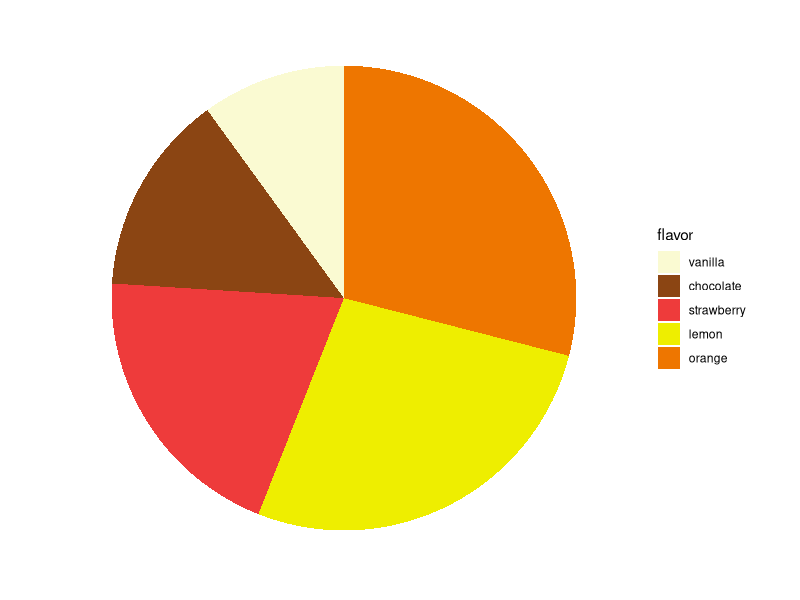
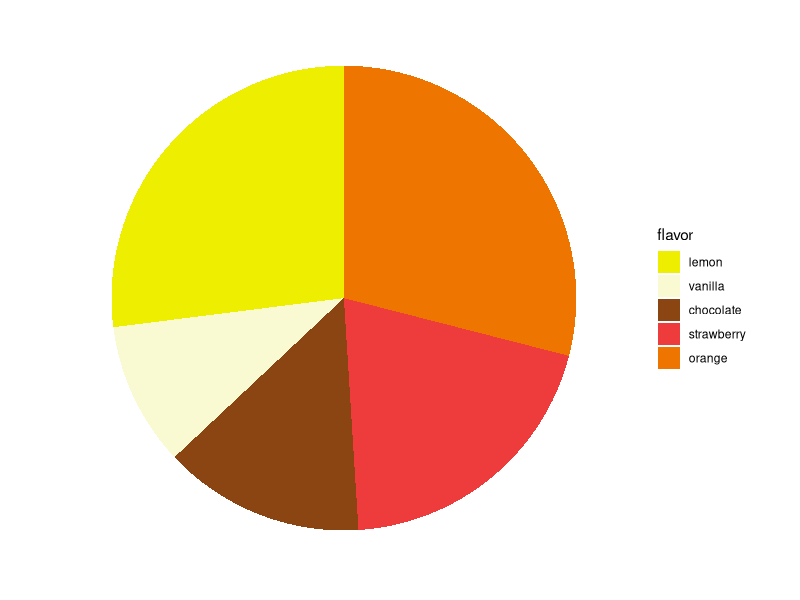
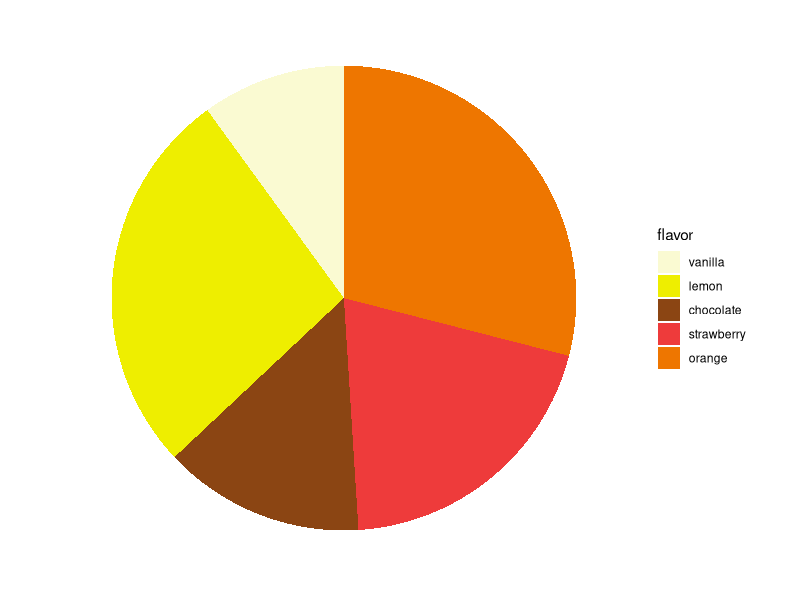
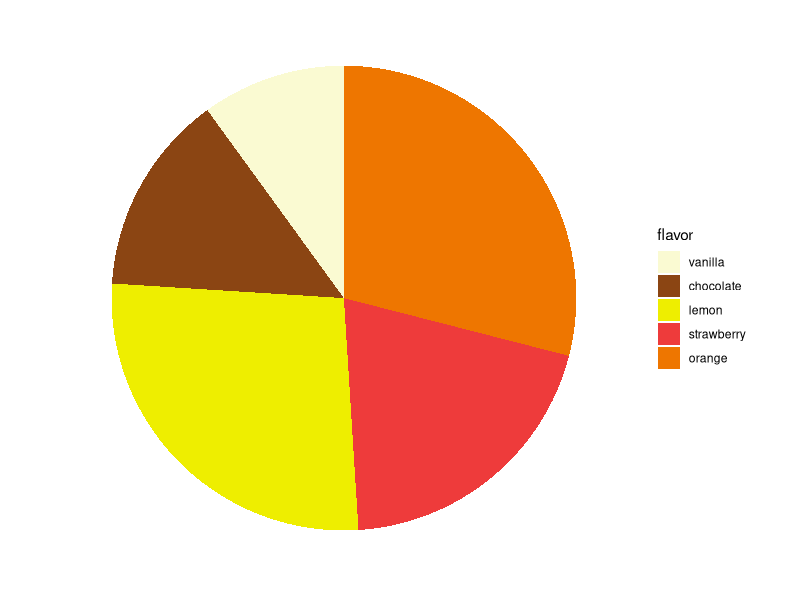
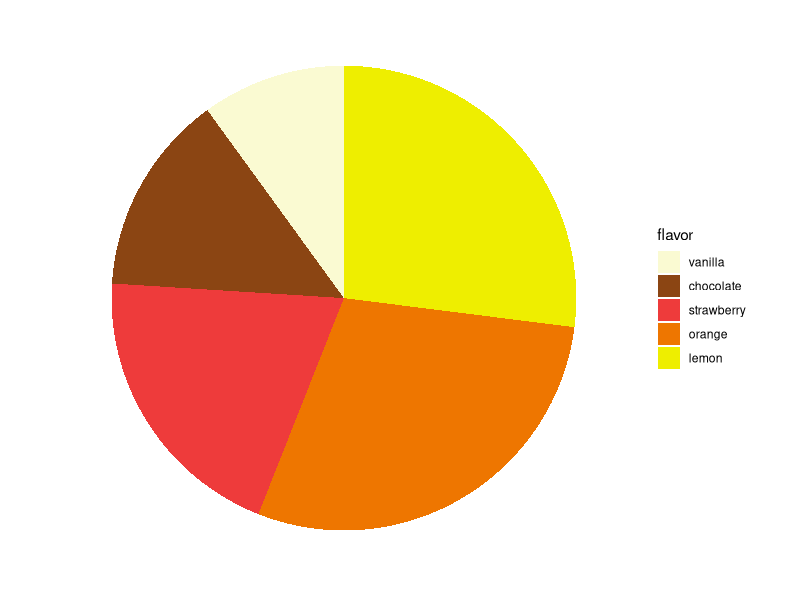
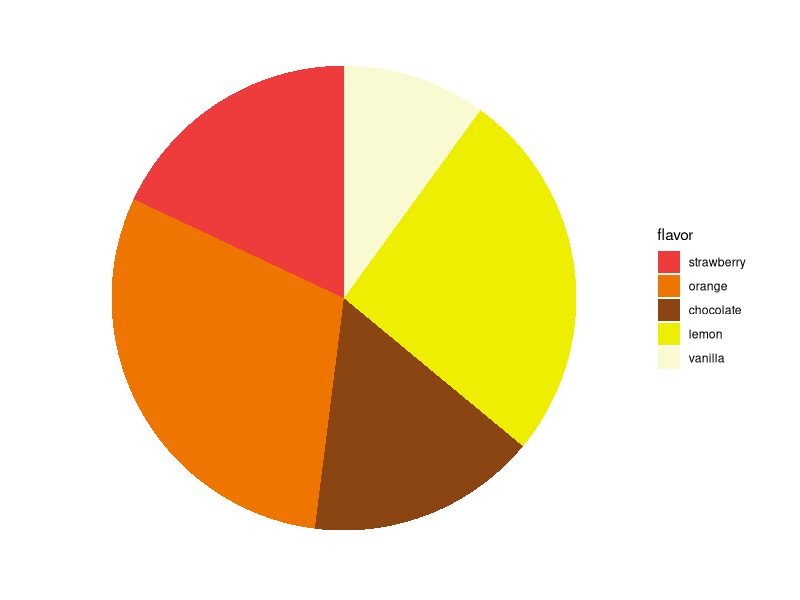
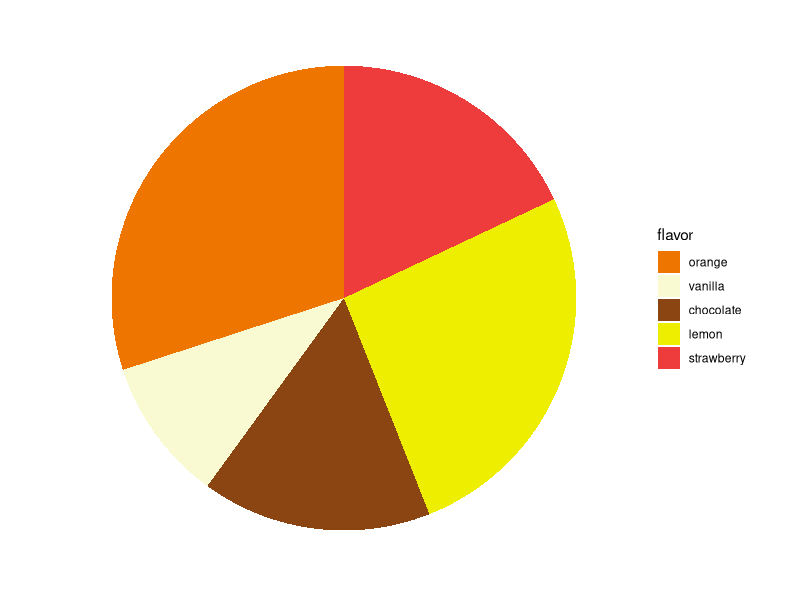
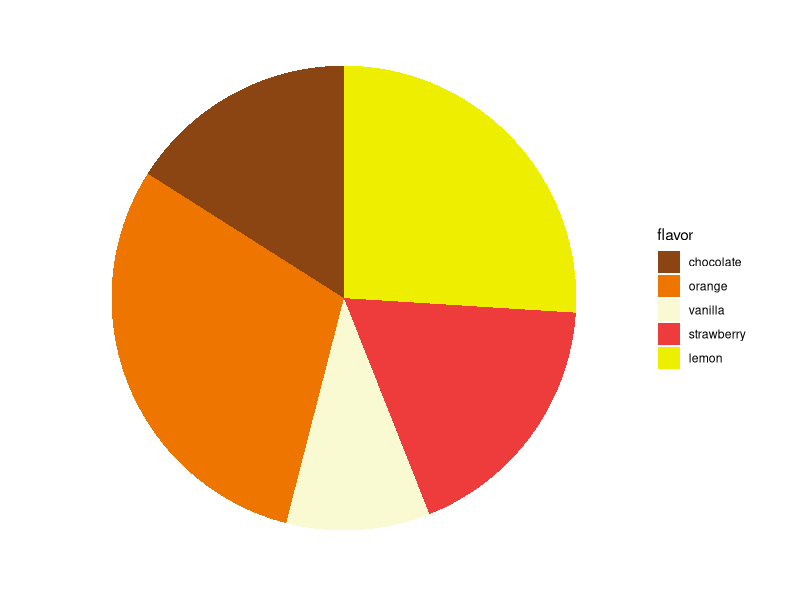

The R source for these figures, in order:
## ---- chunk 1
knitr::opts_chunk$set(echo = TRUE)
library(ggplot2)
## ---- chunk 2
# General issues
blank_theme <- theme_minimal()+
  theme(
  axis.title.x = element_blank(),
  axis.title.y = element_blank(),
  panel.border = element_blank(),
  panel.grid=element_blank(),
  axis.ticks = element_blank(),
  plot.title=element_text(size=14, face="bold")
  )
## ---- chunk 3
# Function to create  pie
pie_function <- function(df, order, color_baseline, flavor) {
  
  df$flavor <- factor(df$flavor, flavor[order])
  color_array <- color_baseline[order]
  
  bp <- ggplot(df, aes(x="", y=number, fill = flavor)) + 
    geom_bar(width = 1, stat = "identity")

  pie <- bp + coord_polar("y", start=0)

  pie +  
    blank_theme + theme(axis.text.x=element_blank()) + 
    scale_fill_manual(values= color_array)
}
## ---- chunk 4
flavor <- c('vanilla','chocolate','strawberry', 'lemon', 'orange')
number <- c(10, 14, 20, 27, 29)
order_1 = c(1,2,3,4,5)
order_2 = c(4,1,2,3,5)
order_3 = c(1,4,2,3,5)
order_4 = c(1,2,4,3,5)
order_5 = c(1,2,3,5,4)

three_df <- data.frame(flavor, number)
# Factor (the first thing is the input, the order is in the second)

color_baseline = c("lightgoldenrodyellow", "chocolate4", "brown2", "yellow2", "darkorange2")
## ---- chunk 5
pie_function(three_df, order_1, color_baseline, flavor)
pie_function(three_df, order_2, color_baseline, flavor)
pie_function(three_df, order_3, color_baseline, flavor)
pie_function(three_df, order_4, color_baseline, flavor)
pie_function(three_df, order_5, color_baseline, flavor)
## ---- chunk 6
flavor <- c('vanilla','chocolate','strawberry', 'lemon', 'orange')
number <- c(10, 16, 18, 26, 30)
order_1 = c(3,5,2,4,1)
order_2 = c(5,1,2,4,3)
order_3 = c(2,5,1,3,4)
order_4 = c(4,1,5,3,2)
order_5 = c(1,3,4,2,5)
ordered = c(1,2,3,4,5)

four_df <- data.frame(flavor, number)
# Factor (the first thing is the input, the order is in the second)

color_baseline = c("lightgoldenrodyellow", "chocolate4", "brown2", "yellow2", "darkorange2")
## ---- chunk 7
pie_function(four_df, order_1, color_baseline, flavor)
pie_function(four_df, order_2, color_baseline, flavor)
pie_function(four_df, order_3, color_baseline, flavor)
pie_function(four_df, order_4, color_baseline, flavor)
pie_function(four_df, order_5, color_baseline, flavor)
pie_function(four_df, ordered, color_baseline, flavor)
